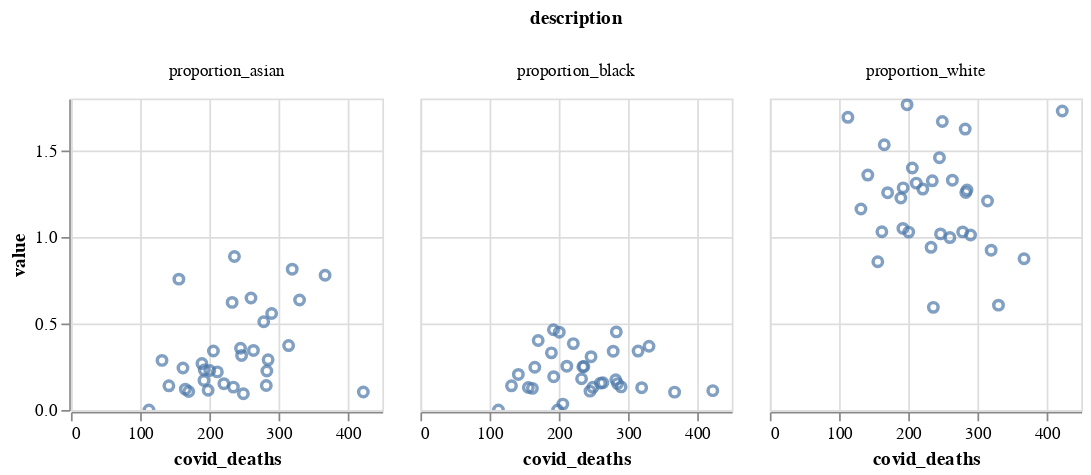

The notebook cell this image was saved under:
### Code cell
alt.Chart(london_ethnic).mark_point().encode(
    x='covid_deaths:Q',
    y='value:Q', 
    tooltip = ['name']
).properties(
    width=180,
    height=180
).facet(
    column='description:N'
).interactive()

### Figure 1 — Vega-Lite specification as saved in the notebook (floating-point values rounded to 4 significant figures)
{"config": {"view": {"continuousWidth": 400, "continuousHeight": 300}}, "data": {"name": "data-87bca36a803779a415dd8fc98b0fd183"}, "facet": {"column": {"type": "nominal", "field": "description"}}, "spec": {"mark": "point", "encoding": {"tooltip": [{"type": "nominal", "field": "name"}], "x": {"type": "quantitative", "field": "covid_deaths"}, "y": {"type": "quantitative", "field": "value"}}, "height": 180, "selection": {"selector009": {"type": "interval", "bind": "scales", "encodings": ["x", "y"]}}, "width": 180}, "$schema": "https://vega.github.io/schema/vega-lite/v4.8.1.json", "datasets": {"data-87bca36a803779a415dd8fc98b0fd183": [{"code": "E09000001", "name": "City of London", "covid_deaths": 112.8, "description": "proportion_white", "value": 1.692}, {"code": "E09000002", "name": "Barking and Dagenham", "covid_deaths": 278.6, "description": "proportion_white", "value": 1.029}, {"code": "E09000003", "name": "Barnet", "covid_deaths": 284.9, "description": "proportion_white", "value": 1.272}, {"code": "E09000004", "name": "Bexley", "covid_deaths": 282.3, "description": "proportion_white", "value": 1.624}, {"code": "E09000005", "name": "Brent", "covid_deaths": 330.4, "description": "proportion_white", "value": 0.6061}, {"code": "E09000006", "name": "Bromley", "covid_deaths": 249.2, "description": "proportion_white", "value": 1.668}, {"code": "E09000007", "name": "Camden", "covid_deaths": 131.6, "description": "proportion_white", "value": 1.162}, {"code": "E09000008", "name": "Croydon", "covid_deaths": 314.6, "description": "proportion_white", "value": 1.208}, {"code": "E09000009", "name": "Ealing", "covid_deaths": 290.1, "description": "proportion_white", "value": 1.011}, {"code": "E09000010", "name": "Enfield", "covid_deaths": 283.1, "description": "proportion_white", "value": 1.257}, {"code": "E09000011", "name": "Greenwich", "covid_deaths": 189.3, "description": "proportion_white", "value": 1.225}, {"code": "E09000012", "name": "Hackney", "covid_deaths": 200.7, "description": "proportion_white", "value": 1.028}, {"code": "E09000013", "name": "Hammersmith and Fulham", "covid_deaths": 211.6, "description": "proportion_white", "value": 1.311}, {"code": "E09000014", "name": "Haringey", "covid_deaths": 234.8, "description": "proportion_white", "value": 1.325}, {"code": "E09000015", "name": "Harrow", "covid_deaths": 367.3, "description": "proportion_white", "value": 0.8746}, {"code": "E09000016", "name": "Havering", "covid_deaths": 422.5, "description": "proportion_white", "value": 1.729}, {"code": "E09000017", "name": "Hillingdon", "covid_deaths": 260.2, "description": "proportion_white", "value": 0.9968}, {"code": "E09000018", "name": "Hounslow", "covid_deaths": 232.9, "description": "proportion_white", "value": 0.9404}, {"code": "E09000019", "name": "Islington", "covid_deaths": 141.6, "description": "proportion_white", "value": 1.358}, {"code": "E09000020", "name": "Kensington and Chelsea", "covid_deaths": 192.6, "description": "proportion_white", "value": 1.284}, {"code": "E09000021", "name": "Kingston upon Thames", "covid_deaths": 205.9, "description": "proportion_white", "value": 1.399}, {"code": "E09000022", "name": "Lambeth", "covid_deaths": 192.3, "description": "proportion_white", "value": 1.05}, {"code": "E09000023", "name": "Lewisham", "covid_deaths": 221.0, "description": "proportion_white", "value": 1.277}, {"code": "E09000024", "name": "Merton", "covid_deaths": 263.7, "description": "proportion_white", "value": 1.329}, {"code": "E09000025", "name": "Newham", "covid_deaths": 236.3, "description": "proportion_white", "value": 0.5934}, {"code": "E09000026", "name": "Redbridge", "covid_deaths": 319.8, "description": "proportion_white", "value": 0.9238}, {"code": "E09000027", "name": "Richmond upon Thames", "covid_deaths": 198.3, "description": "proportion_white", "value": 1.765}, {"code": "E09000028", "name": "Southwark", "covid_deaths": 170.2, "description": "proportion_white", "value": 1.256}, {"code": "E09000029", "name": "Sutton", "covid_deaths": 245.1, "description": "proportion_white", "value": 1.459}, {"code": "E09000030", "name": "Tower Hamlets", "covid_deaths": 156.0, "description": "proportion_white", "value": 0.8569}, {"code": "E09000031", "name": "Waltham Forest", "covid_deaths": 246.6, "description": "proportion_white", "value": 1.018}, {"code": "E09000032", "name": "Wandsworth", "covid_deaths": 165.3, "description": "proportion_white", "value": 1.533}, {"code": "E09000033", "name": "Westminster", "covid_deaths": 161.9, "description": "proportion_white", "value": 1.03}, {"code": "E09000001", "name": "City of London", "covid_deaths": 112.8, "description": "proportion_asian", "value": 0.0}, {"code": "E09000002", "name": "Barking and Dagenham", "covid_deaths": 278.6, "description": "proportion_asian", "value": 0.51}, {"code": "E09000003", "name": "Barnet", "covid_deaths": 284.9, "description": "proportion_asian", "value": 0.29}, {"code": "E09000004", "name": "Bexley", "covid_deaths": 282.3, "description": "proportion_asian", "value": 0.1416}, {"code": "E09000005", "name": "Brent", "covid_deaths": 330.4, "description": "proportion_asian", "value": 0.6359}, {"code": "E09000006", "name": "Bromley", "covid_deaths": 249.2, "description": "proportion_asian", "value": 0.0937}, {"code": "E09000007", "name": "Camden", "covid_deaths": 131.6, "description": "proportion_asian", "value": 0.2868}, {"code": "E09000008", "name": "Croydon", "covid_deaths": 314.6, "description": "proportion_asian", "value": 0.3726}, {"code": "E09000009", "name": "Ealing", "covid_deaths": 290.1, "description": "proportion_asian", "value": 0.5581}, {"code": "E09000010", "name": "Enfield", "covid_deaths": 283.1, "description": "proportion_asian", "value": 0.2258}, {"code": "E09000011", "name": "Greenwich", "covid_deaths": 189.3, "description": "proportion_asian", "value": 0.2685}, {"code": "E09000012", "name": "Hackney", "covid_deaths": 200.7, "description": "proportion_asian", "value": 0.2285}, {"code": "E09000013", "name": "Hammersmith and Fulham", "covid_deaths": 211.6, "description": "proportion_asian", "value": 0.2204}, {"code": "E09000014", "name": "Haringey", "covid_deaths": 234.8, "description": "proportion_asian", "value": 0.1325}, {"code": "E09000015", "name": "Harrow", "covid_deaths": 367.3, "description": "proportion_asian", "value": 0.7792}, {"code": "E09000016", "name": "Havering", "covid_deaths": 422.5, "description": "proportion_asian", "value": 0.104}, {"code": "E09000017", "name": "Hillingdon", "covid_deaths": 260.2, "description": "proportion_asian", "value": 0.6473}, {"code": "E09000018", "name": "Hounslow", "covid_deaths": 232.9, "description": "proportion_asian", "value": 0.6221}, {"code": "E09000019", "name": "Islington", "covid_deaths": 141.6, "description": "proportion_asian", "value": 0.1399}, {"code": "E09000020", "name": "Kensington and Chelsea", "covid_deaths": 192.6, "description": "proportion_asian", "value": 0.2311}, {"code": "E09000021", "name": "Kingston upon Thames", "covid_deaths": 205.9, "description": "proportion_asian", "value": 0.3412}, {"code": "E09000022", "name": "Lambeth", "covid_deaths": 192.3, "description": "proportion_asian", "value": 0.1709}, {"code": "E09000023", "name": "Lewisham", "covid_deaths": 221.0, "description": "proportion_asian", "value": 0.1522}, {"code": "E09000024", "name": "Merton", "covid_deaths": 263.7, "description": "proportion_asian", "value": 0.3444}, {"code": "E09000025", "name": "Newham", "covid_deaths": 236.3, "description": "proportion_asian", "value": 0.8874}, {"code": "E09000026", "name": "Redbridge", "covid_deaths": 319.8, "description": "proportion_asian", "value": 0.814}, {"code": "E09000027", "name": "Richmond upon Thames", "covid_deaths": 198.3, "description": "proportion_asian", "value": 0.1142}, {"code": "E09000028", "name": "Southwark", "covid_deaths": 170.2, "description": "proportion_asian", "value": 0.1068}, {"code": "E09000029", "name": "Sutton", "covid_deaths": 245.1, "description": "proportion_asian", "value": 0.3572}, {"code": "E09000030", "name": "Tower Hamlets", "covid_deaths": 156.0, "description": "proportion_asian", "value": 0.7564}, {"code": "E09000031", "name": "Waltham Forest", "covid_deaths": 246.6, "description": "proportion_asian", "value": 0.3154}, {"code": "E09000032", "name": "Wandsworth", "covid_deaths": 165.3, "description": "proportion_asian", "value": 0.1204}, {"code": "E09000033", "name": "Westminster", "covid_deaths": 161.9, "description": "proportion_asian", "value": 0.2428}, {"code": "E09000001", "name": "City of London", "covid_deaths": 112.8, "description": "proportion_black", "value": 0.0}, {"code": "E09000002", "name": "Barking and Dagenham", "covid_deaths": 278.6, "description": "proportion_black", "value": 0.34}, {"code": "E09000003", "name": "Barnet", "covid_deaths": 284.9, "description": "proportion_black", "value": 0.1526}, {"code": "E09000004", "name": "Bexley", "covid_deaths": 282.3, "description": "proportion_black", "value": 0.1749}, {"code": "E09000005", "name": "Brent", "covid_deaths": 330.4, "description": "proportion_black", "value": 0.3684}, {"code": "E09000006", "name": "Bromley", "covid_deaths": 249.2, "description": "proportion_black", "value": 0.1312}, {"code": "E09000007", "name": "Camden", "covid_deaths": 131.6, "description": "proportion_black", "value": 0.1397}, {"code": "E09000008", "name": "Croydon", "covid_deaths": 314.6, "description": "proportion_black", "value": 0.3407}, {"code": "E09000009", "name": "Ealing", "covid_deaths": 290.1, "description": "proportion_black", "value": 0.1337}, {"code": "E09000010", "name": "Enfield", "covid_deaths": 283.1, "description": "proportion_black", "value": 0.4515}, {"code": "E09000011", "name": "Greenwich", "covid_deaths": 189.3, "description": "proportion_black", "value": 0.3304}, {"code": "E09000012", "name": "Hackney", "covid_deaths": 200.7, "description": "proportion_black", "value": 0.4499}, {"code": "E09000013", "name": "Hammersmith and Fulham", "covid_deaths": 211.6, "description": "proportion_black", "value": 0.2535}, {"code": "E09000014", "name": "Haringey", "covid_deaths": 234.8, "description": "proportion_black", "value": 0.2502}, {"code": "E09000015", "name": "Harrow", "covid_deaths": 367.3, "description": "proportion_black", "value": 0.1034}, {"code": "E09000016", "name": "Havering", "covid_deaths": 422.5, "description": "proportion_black", "value": 0.112}, {"code": "E09000017", "name": "Hillingdon", "covid_deaths": 260.2, "description": "proportion_black", "value": 0.1553}, {"code": "E09000018", "name": "Hounslow", "covid_deaths": 232.9, "description": "proportion_black", "value": 0.1808}, {"code": "E09000019", "name": "Islington", "covid_deaths": 141.6, "description": "proportion_black", "value": 0.2057}, {"code": "E09000020", "name": "Kensington and Chelsea", "covid_deaths": 192.6, "description": "proportion_black", "value": 0.1926}, {"code": "E09000021", "name": "Kingston upon Thames", "covid_deaths": 205.9, "description": "proportion_black", "value": 0.03412}, {"code": "E09000022", "name": "Lambeth", "covid_deaths": 192.3, "description": "proportion_black", "value": 0.4639}, {"code": "E09000023", "name": "Lewisham", "covid_deaths": 221.0, "description": "proportion_black", "value": 0.3838}, {"code": "E09000024", "name": "Merton", "covid_deaths": 263.7, "description": "proportion_black", "value": 0.1575}, {"code": "E09000025", "name": "Newham", "covid_deaths": 236.3, "description": "proportion_black", "value": 0.2513}, {"code": "E09000026", "name": "Redbridge", "covid_deaths": 319.8, "description": "proportion_black", "value": 0.1292}, {"code": "E09000027", "name": "Richmond upon Thames", "covid_deaths": 198.3, "description": "proportion_black", "value": 0.0}, {"code": "E09000028", "name": "Southwark", "covid_deaths": 170.2, "description": "proportion_black", "value": 0.402}, {"code": "E09000029", "name": "Sutton", "covid_deaths": 245.1, "description": "proportion_black", "value": 0.1092}, {"code": "E09000030", "name": "Tower Hamlets", "covid_deaths": 156.0, "description": "proportion_black", "value": 0.13}, {"code": "E09000031", "name": "Waltham Forest", "covid_deaths": 246.6, "description": "proportion_black", "value": 0.3083}, {"code": "E09000032", "name": "Wandsworth", "covid_deaths": 165.3, "description": "proportion_black", "value": 0.2471}, {"code": "E09000033", "name": "Westminster", "covid_deaths": 161.9, "description": "proportion_black", "value": 0.1251}]}}
